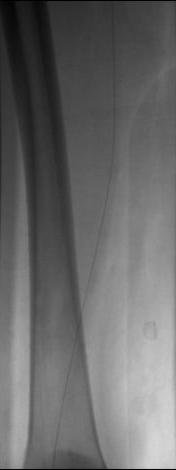
%> input picture DIP/others/mask.jpg, 176 x 470 px
$ octave Image_Subtraction.m   (GNU Octave 9; MATLAB toolbox functions it lacks are replaced by stand-ins)
%> lines starting %> are read from the running program, lines starting %| are printed output that depends on the picture
% EE368/CS232 Digital Image Processing
% Bernd Girod
% Department of Electrical Engineering, Stanford University

% Script by Qiyuan Tian and David Chen
% Image subtraction

clear, clc, close all

% Load test images
maskImg = im2double(imread('mask.jpg'));
%> maskImg: size 470x176 double; min 0, max 0.843, mean 0.41
liveImg = im2double(imread('live.jpg'));
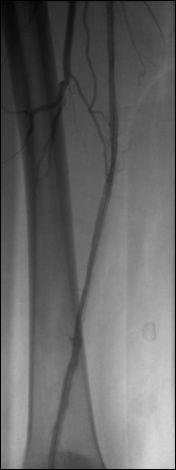
%> input picture DIP/others/live.jpg, 176 x 470 px
%> liveImg: size 470x176 double; min 0, max 0.855, mean 0.398

% Calculate difference image and enhance contrast
diffImg = abs(maskImg - liveImg);
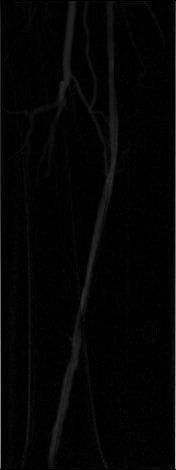
%> diffImg: size 470x176 double; min 0, max 0.765, mean 0.0192
histeqDiffImg = adapthisteq(diffImg, 'ClipLimit', 0.005);

% Show images
subplot(1, 4, 1), imshow(liveImg);
title('Live image');
subplot(1, 4, 2), imshow(maskImg);
title('Mask image');
subplot(1, 4, 3), imshow(diffImg);
title('Difference image');
subplot(1, 4, 4), imshow(histeqDiffImg);
title('Histogram equalized difference image');

% Save images
imwrite(diffImg, 'Image_Subtraction_diff.png');
imwrite(histeqDiffImg, 'Image_Subtraction_histeqdiff.png');
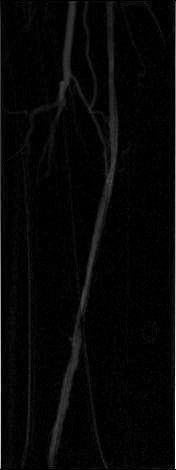
%> saved as Image_Subtraction_histeqdiff.png: size 470x176 uint8; min 0, max 255, mean 6.9
